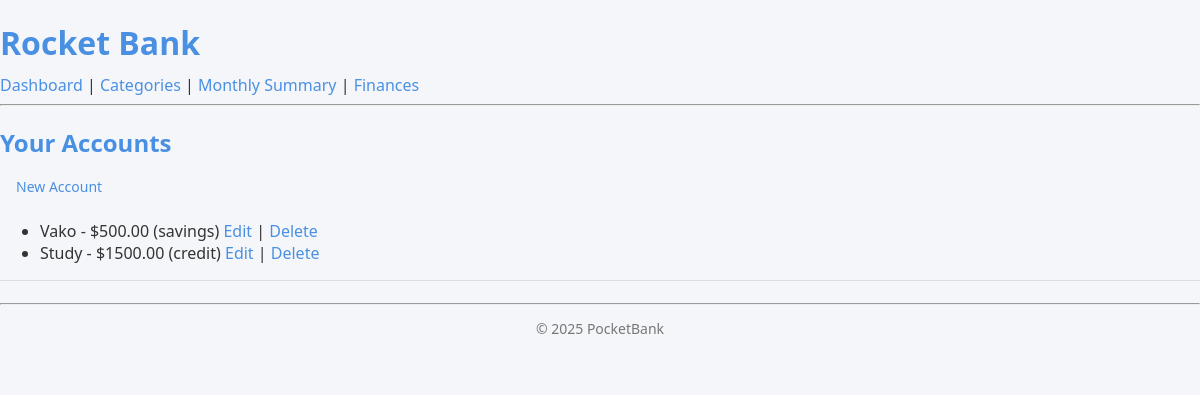
The app's page /finance/accounts/ (signed in) with its own data.
### finance/models.py (models this page shows, shortened)
class Account(models.Model):
    name = models.CharField(max_length=50)
    balance = models.DecimalField(max_digits=15, decimal_places=2)
    owner = models.ForeignKey(User, on_delete=models.CASCADE)
    is_active = models.BooleanField(default=True)
    ACCOUNT_TYPES = [
    ('checking', 'Checking'),
    ('savings', 'Savings'),
    ('credit', 'Credit Card'),
]
    account_type = models.CharField(max_length=20, choices=ACCOUNT_TYPES)

### finance/views.py (the view)
# urls.py: path('', AccountListView.as_view(), name='accounts_list'),
class AccountListView(LoginRequiredMixin, ListView):
    model = Account
    template_name = 'finance/account_list.html'
    context_object_name = 'accounts'
    def get_queryset(self):
        return Account.objects.filter(owner=self.request.user)

### templates/finance/account_list.html
{% extends "base.html" %}
{% block content %}
<h2>Your Accounts</h2>
<a href="{% url 'account_create' %}" class="btn btn-success">New Account</a>
<ul>
    {% for account in accounts %}
        <li>
            {{ account.name }} - ${{ account.balance }} ({{ account.account_type }})
            <a href="{% url 'finance_account_edit' account.pk %}">Edit</a> |
            <a href="{% url 'finance_account_delete' account.pk %}">Delete</a>
        </li>
    {% empty %}
        <li>No accounts yet.</li>
    {% endfor %}
</ul>
{% endblock %}

### static/style.css (style rules this page uses)
*, *::before, *::after { box-sizing: border-box; }
body { font-family: "Segoe UI", Roboto, sans-serif; background-color: #f5f6fa; margin: 0; padding: 0; color: #333; }
a { color: #4A90E2; text-decoration: none; }
h1, h2, h3, h4, h5 { color: #4A90E2; margin-bottom: 10px; }
a.btn, button.btn { display: inline-block; padding: 8px 16px; border-radius: 6px; text-decoration: none; font-size: 14px; font-weight: 500; transition: background 0.2s ease-in-out, transform 0.2s ease-in-out; cursor: pointer; border: none; background: none; }

### records on screen
Account: name "Vako", balance "500.00", account_type "savings"
Account: name "Study", balance "1500.00", account_type "credit"
